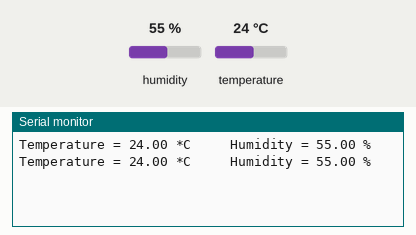
Recording of a sketch running on a simulated Arduino Uno, built with avr-gcc and run on an emulated ATmega328P. Shown: the last lines printed to the serial monitor. The test bench sets the inputs (shaded band); at power-on: humidity 55 %, temperature 24 °C.

Above: at 2.8 s.
2.9 s: humidity set to 22 %
At 4.9 s:
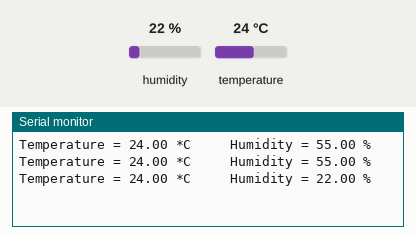
5.6 s: temperature set to 12 °C
At 7.3 s:
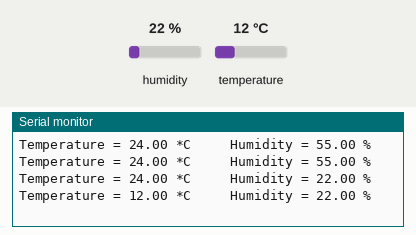
8.3 s: humidity set to 40 %
At 10.9 s:
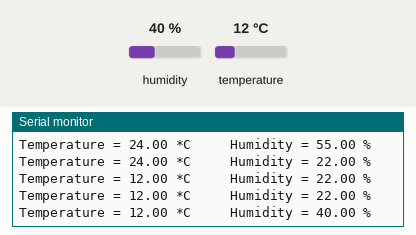
Timing chart, 0 to 12.4 s (numbered marks = the images above; inputs shaded):
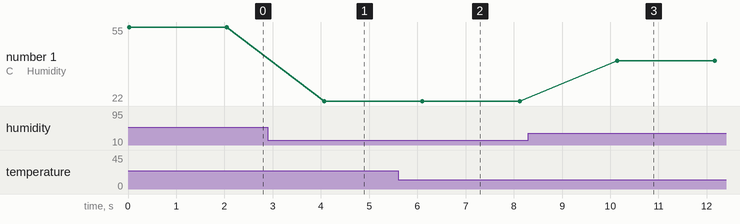

Measured:
- after the input at 2.9 s, the serial monitor: prints a new line after 1.2 s (image 1)
- after the input at 5.6 s, the serial monitor: prints a new line after 0.50 s (image 2)
- after the input at 8.3 s, the serial monitor: prints a new line after 1.8 s (image 3)
- plotted number 1: 55 → 22 after the input at 2.9 s, 22 → 40 after the input at 8.3 s

The sketch:

dht_sensor.ino
```cpp
#include <dht.h>
#define dataPin 7
dht DHT;
void setup() {
  Serial.begin(9600);
}
void loop() {
  int readData = DHT.read11(dataPin);
  float t = DHT.temperature;
  float h = DHT.humidity;

  Serial.print("Temperature = ");
  Serial.print(t);
  Serial.print(" *C ");
  Serial.print("    Humidity = ");
  Serial.print(h);
  Serial.println(" % ");

  delay(2000);
}
```
